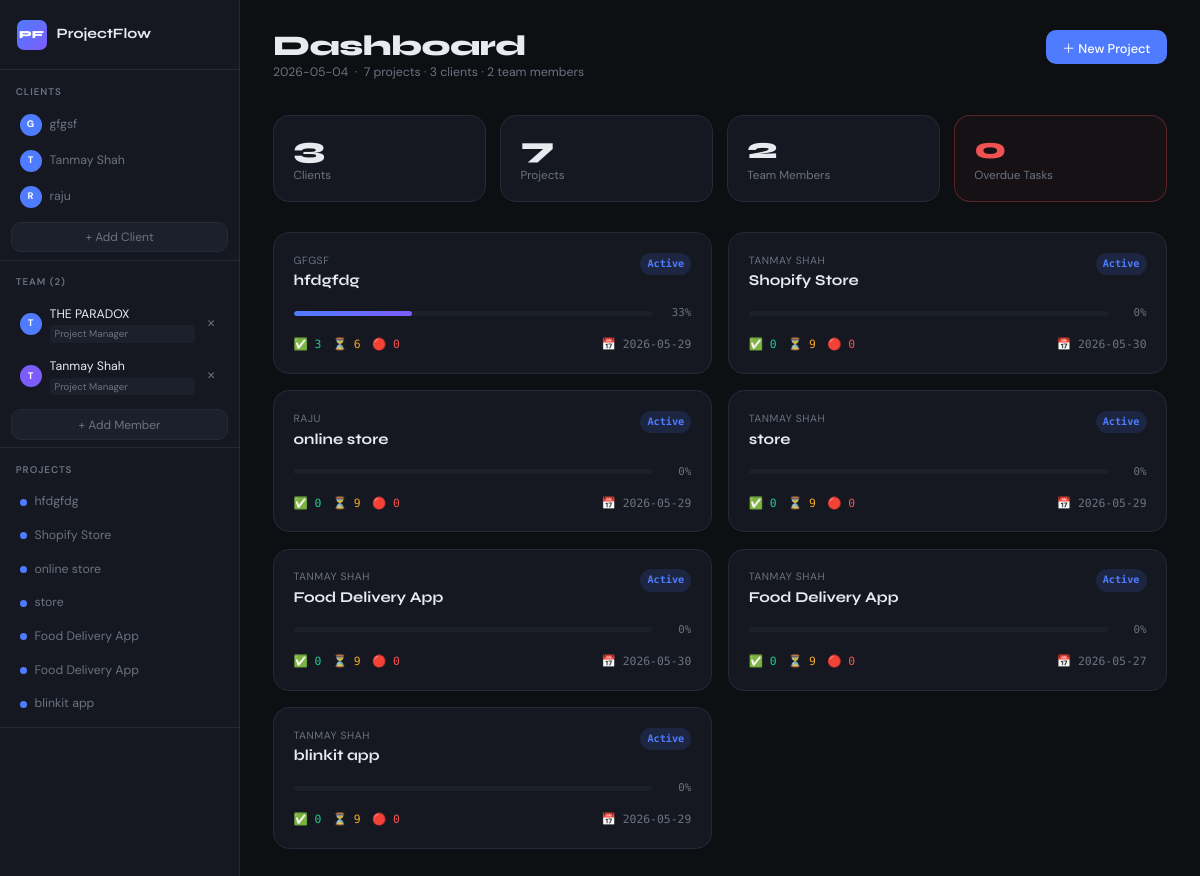
The page / on the database its author committed.
### tables this page shows
CREATE TABLE clients (
                id INTEGER PRIMARY KEY AUTOINCREMENT,
                name TEXT NOT NULL,
                email TEXT,
                company TEXT,
                created_at TEXT DEFAULT (date('now'))
            );

CREATE TABLE team_members (
                id INTEGER PRIMARY KEY AUTOINCREMENT,
                name TEXT NOT NULL,
                role TEXT NOT NULL,
                email TEXT,
                avatar_color TEXT DEFAULT '#4f7cff',
                created_at TEXT DEFAULT (date('now'))
            );

CREATE TABLE projects (
                id INTEGER PRIMARY KEY AUTOINCREMENT,
                client_id INTEGER NOT NULL,
                title TEXT NOT NULL,
                description TEXT,
                deadline TEXT,
                created_at TEXT DEFAULT (date('now')),
                FOREIGN KEY (client_id) REFERENCES clients(id)
            );

### app.py (the view)
@app.route('/')
def index():
    today = date.today().isoformat()
    with get_db() as conn:
        clients  = conn.execute('SELECT * FROM clients ORDER BY created_at DESC').fetchall()
        projects = conn.execute('''
            SELECT p.*, c.name as client_name
            FROM projects p JOIN clients c ON p.client_id = c.id
            ORDER BY p.created_at DESC
        ''').fetchall()
        members  = conn.execute('SELECT * FROM team_members ORDER BY name').fetchall()
    stats = {p['id']: compute_stats(p['id']) for p in projects}
    return render_template('index.html', clients=clients, projects=projects,
                           stats=stats, members=members, today=today, colors=AVATAR_COLORS)

### app.py (called while the page is built)
def get_db():
    conn = sqlite3.connect(DATABASE)
    conn.row_factory = sqlite3.Row
    conn.execute("PRAGMA journal_mode=WAL")
    return conn

def compute_stats(project_id):
    today = date.today().isoformat()
    with get_db() as conn:
        tasks = conn.execute('SELECT * FROM tasks WHERE project_id = ?', (project_id,)).fetchall()
    total     = len(tasks)
    completed = sum(1 for t in tasks if t['status'] == 'Completed')
    overdue   = sum(1 for t in tasks if t['status'] != 'Completed' and t['deadline'] and t['deadline'] < today)
    pending   = total - completed - overdue
    progress  = int((completed / total) * 100) if total else 0
    return dict(total=total, completed=completed, overdue=overdue, pending=pending, progress=progress)

### templates/index.html (shortened to what this page needs)
<!DOCTYPE html>
<html lang="en">
<head>
  <link rel="stylesheet" href="{{ url_for('static', filename='style.css') }}"/>
</head>
<body>
<aside class="sidebar">
  <div class="logo">
    <span class="logo-mark">PF</span>
    <span class="logo-text">ProjectFlow</span>
  </div>
  <nav class="nav-section">
    <p class="nav-label">Clients</p>
    {% for c in clients %}
    <a href="{{ url_for('client_view', client_id=c.id) }}" class="nav-item">
      <span class="nav-avatar" style="background:var(--accent)">{{ c.name[0].upper() }}</span>
      <span>{{ c.name }}</span>
    </a>
    {% else %}
    <p class="nav-empty">No clients yet</p>
    {% endfor %}
    <button class="btn-ghost mt6" onclick="show('clientModal')">+ Add Client</button>
  </nav>
  <nav class="nav-section">
    <p class="nav-label">Team ({{ members|length }})</p>
    {% for m in members %}
    <div class="nav-item member-row">
      <span class="nav-avatar" style="background:{{ m.avatar_color }}">{{ m.name[0].upper() }}</span>
      <div class="member-info">
        <span class="member-name">{{ m.name }}</span>
        <span class="member-role-tag">{{ m.role }}</span>
      </div>
      <form method="POST" action="{{ url_for('delete_member', member_id=m.id) }}" style="margin-left:auto">
        <button type="submit" class="del-btn" title="Remove">✕</button>
      </form>
    </div>
    {% else %}
    <p class="nav-empty">No team members yet</p>
    {% endfor %}
    <button class="btn-ghost mt6" onclick="show('memberModal')">+ Add Member</button>
  </nav>
  <nav class="nav-section">
    <p class="nav-label">Projects</p>
    {% for p in projects[:8] %}
    <a href="{{ url_for('project_detail', project_id=p.id) }}" class="nav-item">
      <span class="nav-dot" style="background:{{ 'var(--green)' if stats[p.id].progress==100 else ('var(--red)' if stats[p.id].overdue>0 else 'var(--accent)') }}"></span>
      <span>{{ p.title[:24] }}{% if p.title|length>24 %}…{% endif %}</span>
    </a>
    {% endfor %}
  </nav>
</aside>
<main class="main">
  <header class="topbar">
    <div>
      <h1 class="page-title">Dashboard</h1>
      <p class="page-sub">{{ today }} &nbsp;·&nbsp; {{ projects|length }} projects · {{ clients|length }} clients · {{ members|length }} team members</p>
    </div>
    <button class="btn-primary" onclick="show('projectModal')">＋ New Project</button>
  </header>
  <div class="stats-row">
    <div class="stat-card">
      <span class="stat-num">{{ clients|length }}</span>
      <span class="stat-label">Clients</span>
    </div>
    <div class="stat-card">
      <span class="stat-num">{{ projects|length }}</span>
      <span class="stat-label">Projects</span>
    </div>
    <div class="stat-card">
      <span class="stat-num">{{ members|length }}</span>
      <span class="stat-label">Team Members</span>
    </div>
    <div class="stat-card accent-card">
      <span class="stat-num red">{{ stats.values()|sum(attribute='overdue') }}</span>
      <span class="stat-label">Overdue Tasks</span>
    </div>
  </div>
  <div class="projects-grid">
    {% for p in projects %}
    {% set s = stats[p.id] %}
    <a href="{{ url_for('project_detail', project_id=p.id) }}" class="project-card {% if s.progress==100 %}card-done{% elif s.overdue>0 %}card-overdue{% endif %}">
      <div class="card-top">
        <div>
          <p class="card-client">{{ p.client_name }}</p>
          <h3 class="card-title">{{ p.title }}</h3>
        </div>
        <span class="badge {% if s.progress==100 %}badge-green{% elif s.overdue>0 %}badge-red{% else %}badge-blue{% endif %}">
          {% if s.progress==100 %}Done{% elif s.overdue>0 %}{{ s.overdue }} Late{% else %}Active{% endif %}
        </span>
      </div>
      <div class="progress-wrap">
        <div class="progress-bar"><div class="progress-fill" style="width:{{ s.progress }}%"></div></div>
        <span class="progress-pct">{{ s.progress }}%</span>
      </div>
      <div class="card-meta">
        <span class="green">✅ {{ s.completed }}</span>
        <span class="yellow">⏳ {{ s.pending }}</span>
        <span class="red">🔴 {{ s.overdue }}</span>
        {% if p.deadline %}<span class="ml-auto muted">📅 {{ p.deadline }}</span>{% endif %}
      </div>
    </a>
    {% else %}
    <div class="empty-state">
      <p style="font-size:2.5rem;margin-bottom:.8rem">📋</p>
      <p>No projects yet. Add a client and create your first project.</p>
    </div>
    {% endfor %}
  </div>
</main>
</body>
</html>

### rows shown on the page
clients: name "G", name "gfgsf"
clients: name "T", name "Tanmay Shah"
clients: name "R", name "raju"
team_members: name "T", name "THE PARADOX", role "Project Manager"
team_members: name "T", name "Tanmay Shah", role "Project Manager"
projects: title "hfdgfdg", client_name "GFGSF", progress "33", completed "3", pending "6", overdue "0", deadline "2026-05-29"
projects: title "Shopify Store", client_name "TANMAY SHAH", progress "0", completed "0", pending "9", overdue "0", deadline "2026-05-30"
projects: title "online store", client_name "RAJU", progress "0", completed "0", pending "9", overdue "0", deadline "2026-05-29"
projects: title "store", client_name "TANMAY SHAH", progress "0", completed "0", pending "9", overdue "0", deadline "2026-05-29"
projects: title "Food Delivery App", client_name "TANMAY SHAH", progress "0", completed "0", pending "9", overdue "0", deadline "2026-05-30"
projects: title "Food Delivery App", client_name "TANMAY SHAH", progress "0", completed "0", pending "9", overdue "0", deadline "2026-05-27"
projects: title "blinkit app", client_name "TANMAY SHAH", progress "0", completed "0", pending "9", overdue "0", deadline "2026-05-29"

### other values the page prints
{{ members|length }} "2"
{{ projects|length }} "7"
{{ clients|length }} "3"
{{ stats.values()|sum(attribute='overdue') }} "0"
